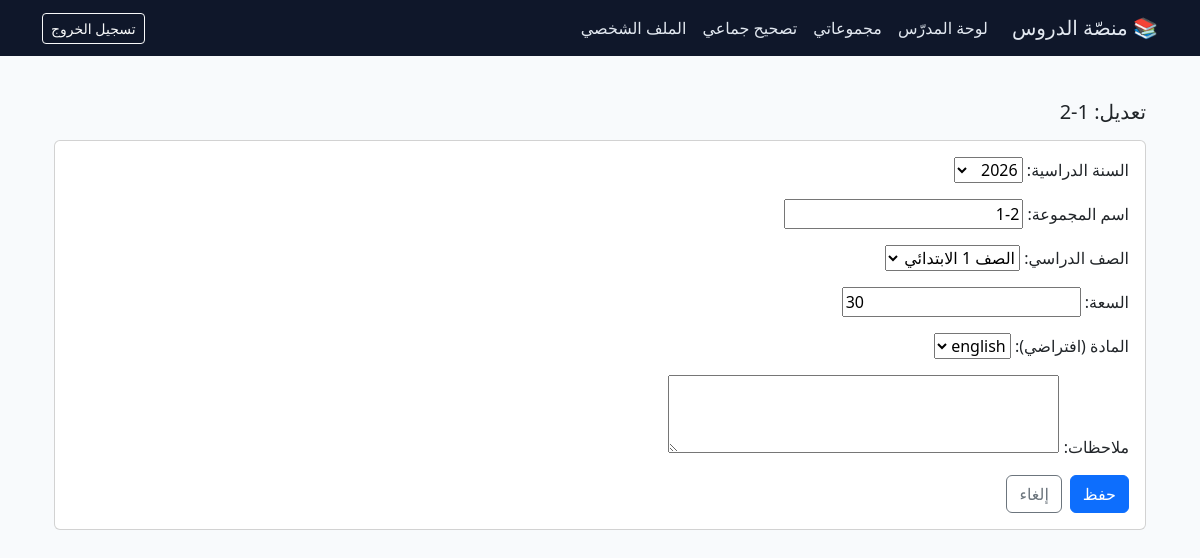
The app's page /dashboard/group/2/edit/ (signed in) with its own data.
### core/models.py (models this page shows, shortened)
class Group(models.Model):
    class Grade(models.TextChoices):
        G1 = "G1", _("الصف 1 الابتدائي")
        G2 = "G2", _("الصف 2 الابتدائي")
        G3 = "G3", _("الصف 3 الابتدائي  ")
        G4 = "G4", _("الصف 4 الابتدائي")
        G5 = "G5", _("الصف 5 الابتدائي")
        G6 = "G6",_("الصف 1 الاعدادي")
        G7 = "G7", _("الصف 2 الاعدادي")
        G8 = "G8", _("الصف 3 الاعدادي")
        G9 = "G9", _("الصف 1 الثانوي")
        G10 = "G10",_("الصف 2 الثانوي")
        G11 = "G11", _("الصف 3 الثانوي")
        OTHER = "OTHER", _("أخرى")
    academic_year = models.ForeignKey(
        AcademicYear,
        on_delete=models.CASCADE,
        related_name="groups",
        verbose_name=_("السنة الدراسية"),
    )
    name = models.CharField(_("اسم المجموعة"), max_length=100)
    grade = models.CharField(_("الصف الدراسي"), max_length=10, choices=Grade.choices)
    capacity = models.PositiveIntegerField(_("السعة"), default=30)
    teacher = models.ForeignKey(
        TeacherProfile,
        on_delete=models.PROTECT,
        related_name="teachergroups",
        verbose_name=_("المدرّس"),
    )
    subject = models.ForeignKey(
        Subject,
        on_delete=models.PROTECT,
        null=False,
        blank=False,
        related_name="groupssubject",
        verbose_name=_("المادة (افتراضي)"),
    )
    note = models.TextField(_("ملاحظات"), blank=True)
    class Meta:
        verbose_name = _("مجموعة")
        verbose_name_plural = _("مجموعات")
        unique_together = ("academic_year", "name")

class AcademicYear(models.Model):
    name = models.CharField(_("اسم السنة"), max_length=50)  # مثال: 2025/2026
    start_date = models.DateField(_("تاريخ البداية"))
    end_date = models.DateField(_("تاريخ النهاية"))
    is_active = models.BooleanField(_("مفعّلة؟"), default=True)
    class Meta:
        verbose_name = _("سنة دراسية")
        verbose_name_plural = _("سنوات دراسية")
        unique_together = ("name", "start_date", "end_date")
    def __str__(self):
        return self.name

class Subject(models.Model):
    name = models.CharField(_("اسم المادة"), max_length=100, unique=True)
    is_active = models.BooleanField(_("مفعّلة"), default=True)
    color = models.CharField(
        _("لون اختياري (hex)"), max_length=7, blank=True
    )  # مثل #0ea5e9
    class Meta:
        verbose_name = _("مادة")
        verbose_name_plural = _("مواد")
        ordering = ["name"]
    def __str__(self):
        return self.name

### core/views.py (the view)
# urls.py: path("dashboard/group/<int:group_id>/edit/", views.group_edit, name="group_edit"),
@login_required
def group_edit(request, group_id):
    g = get_object_or_404(Group, id=group_id)
    if not _require_group_owner(request, g):
        return redirect("core:teacher_groups")
    if request.method == "POST":
        form = GroupForm(request.POST, instance=g)
        if form.is_valid():
            form.save()
            messages.success(request, "تم تحديث بيانات المجموعة.")
            return redirect("core:teacher_groups")
    else:
        form = GroupForm(instance=g)
    return render(
        request, "core/group_form.html", {"form": form, "title": f"تعديل: {g.name}"}
    )

### core/forms.py
class GroupForm(forms.ModelForm):
    class Meta:
        model = Group
        fields = ["academic_year", "name", "grade", "capacity", "subject", "note"]
        widgets = {
            "note": forms.Textarea(attrs={"rows": 3}),
        }
    def __init__(self, *args, **kwargs):
        super().__init__(*args, **kwargs)
        self.fields["subject"].required = True

### core/context_processors.py (called while the page is built)
def user_roles(request):
    u = getattr(request, "user", None)
    return {
        "is_auth": bool(u and u.is_authenticated),
        "is_teacher": bool(u and u.is_authenticated and hasattr(u, "teacherprofile")),
        "is_parent": bool(u and u.is_authenticated and hasattr(u, "parent_profile")),
        "is_student": bool(u and u.is_authenticated and hasattr(u, "student_profile")),
    }

### core/views.py (called while the page is built)
def _require_group_owner(request, group: Group):
    try:
        tp = request.user.teacherprofile
    except TeacherProfile.DoesNotExist:
        messages.error(request, "هذا الإجراء للمدرّسين فقط.")
        return False
    if group.teacher_id != tp.id:
        messages.error(request, "غير مصرح لك بإدارة هذه المجموعة.")
        return False
    return True

### core/templates/core/group_form.html
{% extends "base.html" %}
{% block content %}
<div class="container py-4">
  <h1 class="h5 mb-3">{{ title }}</h1>
  <form method="post" class="card p-3">{% csrf_token %}
    {{ form.as_p }}
    <div class="d-flex gap-2">
      <button class="btn btn-primary">حفظ</button>
      <a class="btn btn-outline-secondary" href="{% url 'core:teacher_groups' %}">إلغاء</a>
    </div>
  </form>
</div>
{% endblock %}

### core/templates/base.html (style rules this page uses)
body { background:#f8fafc }

### records on screen
Group: academic_year "2026", grade "الصف 1 الابتدائي", capacity "30", subject "english"
AcademicYear: name "1-2"

### other values on screen
{{ title }} "تعديل: 1-2"
